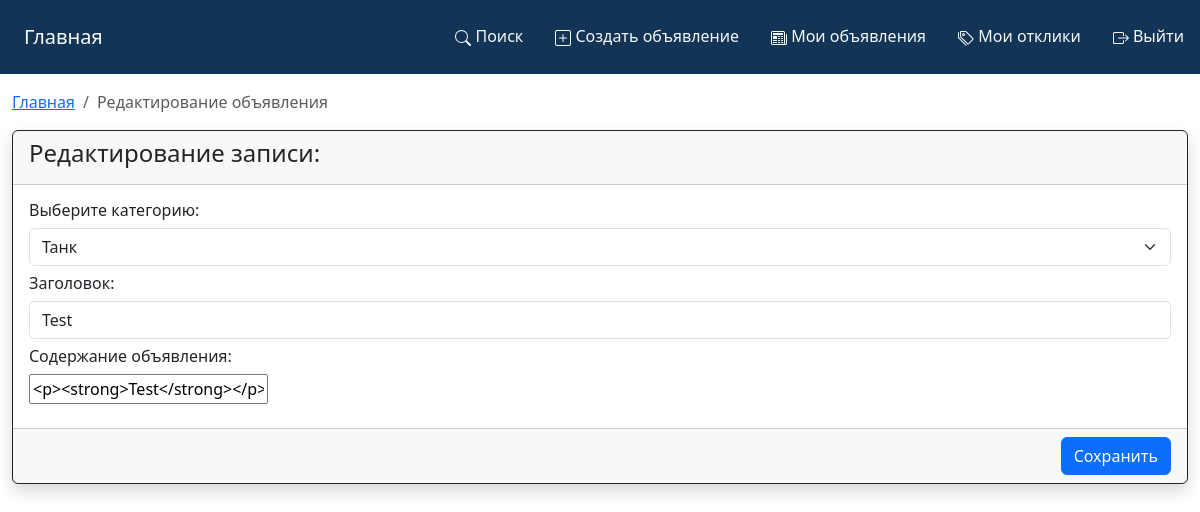
Page /ad_update/1/ (signed in) on the committed database.
### MessageBoard/models.py (models this page shows, shortened)
class Advertisement(models.Model):
    id = models.AutoField(
        primary_key=True,
    )
    author = models.ForeignKey(
        User,
        verbose_name='Автор объявления',
        related_name='Author_Advertisement',
        on_delete=models.CASCADE,
    )
    title = models.CharField(
        verbose_name='Заголовок объявления',
        max_length=255,
        default='',
    )
    content = RichTextUploadingField(
        verbose_name='Текст объявления',
        blank=True,
    )
    category = models.CharField(
        verbose_name='Категория',
        choices=CATEGORIES,
        max_length=12,
        default=None,
        null=True,
        blank=True,
    )
    create_date = models.DateTimeField(
        verbose_name='Дата создания объявления',
        auto_now_add=True,
        null=True,
    )
    class Meta:
        ordering = 'title',
        verbose_name = 'Объявление'
        verbose_name_plural = 'Объявления'
        managed = True

### MessageBoard/views.py (the view, shortened to what this page needs)
# urls.py: path('ad_update/<int:pk>/', AdUpdateView.as_view(), name='ad_update'),
class AdUpdateView(LoginRequiredMixin, UpdateView):
    login_url = 'login'
    model = Advertisement
    form_class = AdvForm
    template_name = 'advertisement/edit.html'

### MessageBoard/forms.py
class AdvForm(ModelForm):
    category = ChoiceField(
        widget=forms.Select(attrs={'class': 'form-select'}),
        choices=CATEGORIES,
        label='Выберите категорию',
        help_text='Обязательное поле.',
        error_messages={
            'required': 'Вам нужно выбрать одну категорию!',
        }
    )
    title = CharField(
        widget=forms.TextInput(attrs={'class': 'form-control'}),
        min_length=1,
        label='Заголовок',
        help_text='Обязательное поле. Не менее 1 символа.',
        error_messages={
            'required': 'Вам нужно что-то добавить!',
        }
    )
    content = CharField(
        widget=CKEditorUploadingWidget(),
        label='Содержание объявления',
        required=False,
        help_text='Может быть пустым.',
    )
    class Meta:
        model = Advertisement
        fields = [
            'category',
            'title',
            'content',
        ]

### MessageBoard/templates/advertisement/edit.html (shortened to what this page needs)
{% extends 'base.html' %}
{% block content %}
    <nav class="my-3" aria-label="breadcrumb">
        <ol class="breadcrumb">
            <li class="breadcrumb-item"><a href="{% url 'ads_list' %}" title="На главную">Главная</a></li>
            <li class="breadcrumb-item active" aria-current="page">Редактирование объявления</li>
        </ol>
    </nav>
    <div class="shadow card border-dark mb-3">
        <div class="card-header">
            <h4>Редактирование записи:</h4>
        </div>
        <form method='post' class="mb-0">
            <div class="card-body">
                {% for field in form %}
                    <div class="row">
                        <div class="col-md-12 mb-2">
                            <h6>{{ field.label }}:</h6>
                            {{ field }}
                        </div>
                    </div>
                {% endfor %}
            </div>
            <div class="card-footer text-end">
                <button class="btn btn-primary" type="submit">Сохранить</button>
            </div>
        </form>
    </div>
{% endblock content %}

### rows in the picture
Advertisement: form "Танк" "Test" "<p><strong>Test</strong></p>"

### other values in the picture
{{ field.label }} "Выберите категорию" "Заголовок" "Содержание объявления"
